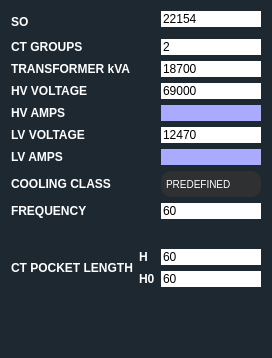
                <widget class="QFrame" name="FRAME_GENERAL">
                 <property name="sizePolicy">
                  <sizepolicy hsizetype="Minimum" vsizetype="Minimum">
                   <horstretch>0</horstretch>
                   <verstretch>0</verstretch>
                  </sizepolicy>
                 </property>
                 <property name="minimumSize">
                  <size>
                   <width>0</width>
                   <height>0</height>
                  </size>
                 </property>
                 <property name="maximumSize">
                  <size>
                   <width>16777215</width>
                   <height>16777215</height>
                  </size>
                 </property>
                 <property name="styleSheet">
                  <string notr="true">

QFrame{
	background-color: rgb(30, 40, 49);
    color: rgb(0, 0, 0);
}
QPushButton{
	padding: 20px 10px;
	border: none;
	border-radius: 10px;
	background-color: rgb(30, 40, 49);
	color: #fff;
}
QPushButton:hover{
	background-color: rgb(0, 92, 157);
}
</string>
                 </property>
                 <property name="frameShape">
                  <enum>QFrame::NoFrame</enum>
                 </property>
                 <property name="frameShadow">
                  <enum>QFrame::Sunken</enum>
                 </property>
                 <layout class="QGridLayout" name="gridLayout_4">
                  <item row="11" column="2">
                   <widget class="QFrame" name="frame_packings_3">
                    <property name="sizePolicy">
                     <sizepolicy hsizetype="Maximum" vsizetype="Maximum">
                      <horstretch>0</horstretch>
                      <verstretch>0</verstretch>
                     </sizepolicy>
                    </property>
                    <property name="styleSheet">
                     <string notr="true">QFrame {
    border-radius: 6px; /* Slightly rounded corners */
 
    background-color: transparent; /* Keeps original background */
    color: (0,0,0);	 
}
QLabel {
    color: black; /* Set text color */

}
</string>
                    </property>
                    <property name="frameShape">
                     <enum>QFrame::StyledPanel</enum>
                    </property>
                    <property name="frameShadow">
                     <enum>QFrame::Raised</enum>
                    </property>
                    <layout class="QGridLayout" name="gridLayout_8"/>
                   </widget>
                  </item>
                  <item row="7" column="0">
                   <widget class="QLabel" name="label_HV_Voltage">
                    <property name="sizePolicy">
                     <sizepolicy hsizetype="Maximum" vsizetype="Preferred">
                      <horstretch>0</horstretch>
                      <verstretch>0</verstretch>
                     </sizepolicy>
                    </property>
                    <property name="layoutDirection">
                     <enum>Qt::LeftToRight</enum>
                    </property>
                    <property name="styleSheet">
                     <string notr="true">color: rgb(255, 255, 255);</string>
                    </property>
                    <property name="text">
                     <string>&lt;html&gt;&lt;head/&gt;&lt;body&gt;&lt;p&gt;&lt;span style=&quot; font-weight:600;&quot;&gt;LV VOLTAGE&lt;/span&gt;&lt;/p&gt;&lt;/body&gt;&lt;/html&gt;</string>
                    </property>
                   </widget>
                  </item>
                  <item row="12" column="1">
                   <widget class="QLabel" name="label_H_Pocket_Lgth">
                    <property name="sizePolicy">
                     <sizepolicy hsizetype="Maximum" vsizetype="Preferred">
                      <horstretch>0</horstretch>
                      <verstretch>0</verstretch>
                     </sizepolicy>
                    </property>
                    <property name="layoutDirection">
                     <enum>Qt::LeftToRight</enum>
                    </property>
                    <property name="styleSheet">
                     <string notr="true">color: rgb(255, 255, 255);</string>
                    </property>
                    <property name="text">
                     <string>&lt;html&gt;&lt;head/&gt;&lt;body&gt;&lt;p&gt;&lt;span style=&quot; font-weight:600;&quot;&gt;H&lt;/span&gt;&lt;/p&gt;&lt;/body&gt;&lt;/html&gt;</string>
                    </property>
                   </widget>
                  </item>
                  <item row="1" column="0" rowspan="2">
                   <widget class="QLabel" name="label_SO">
                    <property name="sizePolicy">
                     <sizepolicy hsizetype="Maximum" vsizetype="Preferred">
                      <horstretch>0</horstretch>
                      <verstretch>0</verstretch>
                     </sizepolicy>
                    </property>
                    <property name="layoutDirection">
                     <enum>Qt::LeftToRight</enum>
                    </property>
                    <property name="styleSheet">
                     <string notr="true">color: rgb(255, 255, 255);</string>
                    </property>
                    <property name="text">
                     <string>&lt;html&gt;&lt;head/&gt;&lt;body&gt;&lt;p&gt;&lt;span style=&quot; font-weight:600;&quot;&gt;SO&lt;/span&gt;&lt;/p&gt;&lt;/body&gt;&lt;/html&gt;</string>
                    </property>
                   </widget>
                  </item>
                  <item row="1" column="2">
                   <widget class="QLineEdit" name="i_so">
                    <property name="sizePolicy">
                     <sizepolicy hsizetype="Minimum" vsizetype="Maximum">
                      <horstretch>0</horstretch>
                      <verstretch>0</verstretch>
                     </sizepolicy>
                    </property>
                    <property name="maximumSize">
                     <size>
                      <width>100</width>
                      <height>16777215</height>
                     </size>
                    </property>
                    <property name="styleSheet">
                     <string notr="true">background-color: rgb(255, 255, 255);
color: rgb(0, 0, 0);</string>
                    </property>
                    <property name="text">
                     <string>22154</string>
                    </property>
                    <property name="frame">
                     <bool>false</bool>
                    </property>
                   </widget>
                  </item>
                  <item row="3" column="0">
                   <widget class="QLabel" name="label_CT_Groups">
                    <property name="sizePolicy">
                     <sizepolicy hsizetype="Maximum" vsizetype="Preferred">
                      <horstretch>0</horstretch>
                      <verstretch>0</verstretch>
                     </sizepolicy>
                    </property>
                    <property name="layoutDirection">
                     <enum>Qt::LeftToRight</enum>
                    </property>
                    <property name="styleSheet">
                     <string notr="true">color: rgb(255, 255, 255);</string>
                    </property>
                    <property name="text">
                     <string>&lt;html&gt;&lt;head/&gt;&lt;body&gt;&lt;p&gt;&lt;span style=&quot; font-weight:600;&quot;&gt;CT GROUPS&lt;/span&gt;&lt;/p&gt;&lt;/body&gt;&lt;/html&gt;</string>
                    </property>
                   </widget>
                  </item>
                  <item row="13" column="1">
                   <widget class="QLabel" name="label_H0_Pocket_Lgth">
                    <property name="sizePolicy">
                     <sizepolicy hsizetype="Maximum" vsizetype="Preferred">
                      <horstretch>0</horstretch>
                      <verstretch>0</verstretch>
                     </sizepolicy>
                    </property>
                    <property name="layoutDirection">
                     <enum>Qt::LeftToRight</enum>
                    </property>
                    <property name="styleSheet">
                     <string notr="true">color: rgb(255, 255, 255);</string>
                    </property>
                    <property name="text">
                     <string>&lt;html&gt;&lt;head/&gt;&lt;body&gt;&lt;p&gt;&lt;span style=&quot; font-weight:600;&quot;&gt;H0&lt;/span&gt;&lt;/p&gt;&lt;/body&gt;&lt;/html&gt;</string>
                    </property>
                   </widget>
                  </item>
                  <item row="5" column="2">
                   <widget class="QLineEdit" name="i_HV_voltage">
                    <property name="sizePolicy">
                     <sizepolicy hsizetype="Minimum" vsizetype="Maximum">
                      <horstretch>0</horstretch>
                      <verstretch>0</verstretch>
                     </sizepolicy>
                    </property>
                    <property name="maximumSize">
                     <size>
                      <width>100</width>
                      <height>16777215</height>
                     </size>
                    </property>
                    <property name="styleSheet">
                     <string notr="true">background-color: rgb(255, 255, 255);
color: rgb(0, 0, 0);</string>
                    </property>
                    <property name="text">
                     <string>69000</string>
                    </property>
                    <property name="frame">
                     <bool>false</bool>
                    </property>
                   </widget>
                  </item>
                  <item row="4" column="0">
                   <widget class="QLabel" name="label_Transformer_kVA">
                    <property name="sizePolicy">
                     <sizepolicy hsizetype="Maximum" vsizetype="Preferred">
                      <horstretch>0</horstretch>
                      <verstretch>0</verstretch>
                     </sizepolicy>
                    </property>
                    <property name="layoutDirection">
                     <enum>Qt::LeftToRight</enum>
                    </property>
                    <property name="styleSheet">
                     <string notr="true">color: rgb(255, 255, 255);</string>
                    </property>
                    <property name="text">
                     <string>&lt;html&gt;&lt;head/&gt;&lt;body&gt;&lt;p&gt;&lt;span style=&quot; font-weight:600;&quot;&gt;TRANSFORMER kVA&lt;/span&gt;&lt;/p&gt;&lt;/body&gt;&lt;/html&gt;</string>
                    </property>
                   </widget>
                  </item>
                  <item row="6" column="2">
                   <widget class="QLineEdit" name="o_HV_amps">
                    <property name="sizePolicy">
                     <sizepolicy hsizetype="Minimum" vsizetype="Maximum">
                      <horstretch>0</horstretch>
                      <verstretch>0</verstretch>
                     </sizepolicy>
                    </property>
                    <property name="maximumSize">
                     <size>
                      <width>100</width>
                      <height>16777215</height>
                     </size>
                    </property>
                    <property name="styleSheet">
                     <string notr="true">background-color: rgb(170, 170, 255);
color: rgb(0, 0, 0);</string>
                    </property>
                    <property name="text">
                     <string/>
                    </property>
                    <property name="frame">
                     <bool>false</bool>
                    </property>
                   </widget>
                  </item>
                  <item row="10" column="2">
                   <widget class="QLineEdit" name="i_frequency">
                    <property name="sizePolicy">
                     <sizepolicy hsizetype="Minimum" vsizetype="Maximum">
                      <horstretch>0</horstretch>
                      <verstretch>0</verstretch>
                     </sizepolicy>
                    </property>
                    <property name="maximumSize">
                     <size>
                      <width>100</width>
                      <height>16777215</height>
                     </size>
                    </property>
                    <property name="styleSheet">
                     <string notr="true">background-color: rgb(255, 255, 255);
color: rgb(0, 0, 0);</string>
                    </property>
                    <property name="text">
                     <string>60</string>
                    </property>
                    <property name="frame">
                     <bool>false</bool>
                    </property>
                   </widget>
                  </item>
                  <item row="3" column="2">
                   <widget class="QLineEdit" name="i_ct_groups_qty">
                    <property name="sizePolicy">
                     <sizepolicy hsizetype="Minimum" vsizetype="Maximum">
                      <horstretch>0</horstretch>
                      <verstretch>0</verstretch>
                     </sizepolicy>
                    </property>
                    <property name="maximumSize">
                     <size>
                      <width>100</width>
                      <height>16777215</height>
                     </size>
                    </property>
                    <property name="styleSheet">
                     <string notr="true">background-color: rgb(255, 255, 255);
color: rgb(0, 0, 0);</string>
                    </property>
                    <property name="text">
                     <string>2</string>
                    </property>
                    <property name="frame">
                     <bool>false</bool>
                    </property>
                   </widget>
                  </item>
                  <item row="5" column="0">
                   <widget class="QLabel" name="label_HV_Voltage_3">
                    <property name="sizePolicy">
                     <sizepolicy hsizetype="Maximum" vsizetype="Preferred">
                      <horstretch>0</horstretch>
                      <verstretch>0</verstretch>
                     </sizepolicy>
                    </property>
                    <property name="layoutDirection">
                     <enum>Qt::LeftToRight</enum>
                    </property>
                    <property name="styleSheet">
                     <string notr="true">color: rgb(255, 255, 255);</string>
                    </property>
                    <property name="text">
                     <string>&lt;html&gt;&lt;head/&gt;&lt;body&gt;&lt;p&gt;&lt;span style=&quot; font-weight:600;&quot;&gt;HV VOLTAGE&lt;/span&gt;&lt;/p&gt;&lt;/body&gt;&lt;/html&gt;</string>
                    </property>
                   </widget>
                  </item>
                  <item row="9" column="0">
                   <widget class="QLabel" name="label_Cooling_Class">
                    <property name="sizePolicy">
                     <sizepolicy hsizetype="Maximum" vsizetype="Preferred">
                      <horstretch>0</horstretch>
                      <verstretch>0</verstretch>
                     </sizepolicy>
                    </property>
                    <property name="layoutDirection">
                     <enum>Qt::LeftToRight</enum>
                    </property>
                    <property name="styleSheet">
                     <string notr="true">color: rgb(255, 255, 255);</string>
                    </property>
                    <property name="text">
                     <string>&lt;html&gt;&lt;head/&gt;&lt;body&gt;&lt;p&gt;&lt;span style=&quot; font-weight:600;&quot;&gt;COOLING CLASS&lt;/span&gt;&lt;/p&gt;&lt;/body&gt;&lt;/html&gt;</string>
                    </property>
                   </widget>
                  </item>
                  <item row="10" column="0">
                   <widget class="QLabel" name="label_Frequency">
                    <property name="sizePolicy">
                     <sizepolicy hsizetype="Maximum" vsizetype="Preferred">
                      <horstretch>0</horstretch>
                      <verstretch>0</verstretch>
                     </sizepolicy>
                    </property>
                    <property name="layoutDirection">
                     <enum>Qt::LeftToRight</enum>
                    </property>
                    <property name="styleSheet">
                     <string notr="true">color: rgb(255, 255, 255);</string>
                    </property>
                    <property name="text">
                     <string>&lt;html&gt;&lt;head/&gt;&lt;body&gt;&lt;p&gt;&lt;span style=&quot; font-weight:600;&quot;&gt;FREQUENCY&lt;/span&gt;&lt;/p&gt;&lt;/body&gt;&lt;/html&gt;</string>
                    </property>
                   </widget>
                  </item>
                  <item row="7" column="2">
                   <widget class="QLineEdit" name="i_LV_voltage">
                    <property name="sizePolicy">
                     <sizepolicy hsizetype="Minimum" vsizetype="Maximum">
                      <horstretch>0</horstretch>
                      <verstretch>0</verstretch>
                     </sizepolicy>
                    </property>
                    <property name="maximumSize">
                     <size>
                      <width>100</width>
                      <height>16777215</height>
                     </size>
                    </property>
                    <property name="styleSheet">
                     <string notr="true">background-color: rgb(255, 255, 255);
color: rgb(0, 0, 0);</string>
                    </property>
                    <property name="text">
                     <string>12470</string>
                    </property>
                    <property name="frame">
                     <bool>false</bool>
                    </property>
                   </widget>
                  </item>
                  <item row="12" column="0" rowspan="2">
                   <widget class="QLabel" name="label_CT_pocket_Lgth">
                    <property name="sizePolicy">
                     <sizepolicy hsizetype="Maximum" vsizetype="Preferred">
                      <horstretch>0</horstretch>
                      <verstretch>0</verstretch>
                     </sizepolicy>
                    </property>
                    <property name="layoutDirection">
                     <enum>Qt::LeftToRight</enum>
                    </property>
                    <property name="styleSheet">
                     <string notr="true">color: rgb(255, 255, 255);</string>
                    </property>
                    <property name="text">
                     <string>&lt;html&gt;&lt;head/&gt;&lt;body&gt;&lt;p&gt;&lt;span style=&quot; font-weight:600;&quot;&gt;CT POCKET LENGTH&lt;/span&gt;&lt;/p&gt;&lt;/body&gt;&lt;/html&gt;</string>
                    </property>
                   </widget>
                  </item>
                  <item row="4" column="2">
                   <widget class="QLineEdit" name="i_transformer_kVA">
                    <property name="sizePolicy">
                     <sizepolicy hsizetype="Minimum" vsizetype="Maximum">
                      <horstretch>0</horstretch>
                      <verstretch>0</verstretch>
                     </sizepolicy>
                    </property>
                    <property name="maximumSize">
                     <size>
                      <width>100</width>
                      <height>16777215</height>
                     </size>
                    </property>
                    <property name="styleSheet">
                     <string notr="true">background-color: rgb(255, 255, 255);
color: rgb(0, 0, 0);</string>
                    </property>
                    <property name="text">
                     <string>18700</string>
                    </property>
                    <property name="frame">
                     <bool>false</bool>
                    </property>
                   </widget>
                  </item>
                  <item row="8" column="2">
                   <widget class="QLineEdit" name="o_LV_amps">
                    <property name="sizePolicy">
                     <sizepolicy hsizetype="Minimum" vsizetype="Maximum">
                      <horstretch>0</horstretch>
                      <verstretch>0</verstretch>
                     </sizepolicy>
                    </property>
                    <property name="maximumSize">
                     <size>
                      <width>100</width>
                      <height>16777215</height>
                     </size>
                    </property>
                    <property name="styleSheet">
                     <string notr="true">background-color: rgb(170, 170, 255);
color: rgb(0, 0, 0);</string>
                    </property>
                    <property name="text">
                     <string/>
                    </property>
                    <property name="frame">
                     <bool>false</bool>
                    </property>
                   </widget>
                  </item>
                  <item row="6" column="0">
                   <widget class="QLabel" name="label_HV_Amps">
                    <property name="sizePolicy">
                     <sizepolicy hsizetype="Maximum" vsizetype="Preferred">
                      <horstretch>0</horstretch>
                      <verstretch>0</verstretch>
                     </sizepolicy>
                    </property>
                    <property name="layoutDirection">
                     <enum>Qt::LeftToRight</enum>
                    </property>
                    <property name="styleSheet">
                     <string notr="true">color: rgb(255, 255, 255);</string>
                    </property>
                    <property name="text">
                     <string>&lt;html&gt;&lt;head/&gt;&lt;body&gt;&lt;p&gt;&lt;span style=&quot; font-weight:600;&quot;&gt;HV AMPS&lt;/span&gt;&lt;/p&gt;&lt;/body&gt;&lt;/html&gt;</string>
                    </property>
                   </widget>
                  </item>
                  <item row="8" column="0">
                   <widget class="QLabel" name="label_LV_Amps">
                    <property name="sizePolicy">
                     <sizepolicy hsizetype="Maximum" vsizetype="Preferred">
                      <horstretch>0</horstretch>
                      <verstretch>0</verstretch>
                     </sizepolicy>
                    </property>
                    <property name="layoutDirection">
                     <enum>Qt::LeftToRight</enum>
                    </property>
                    <property name="styleSheet">
                     <string notr="true">color: rgb(255, 255, 255);</string>
                    </property>
                    <property name="text">
                     <string>&lt;html&gt;&lt;head/&gt;&lt;body&gt;&lt;p&gt;&lt;span style=&quot; font-weight:600;&quot;&gt;LV AMPS&lt;/span&gt;&lt;/p&gt;&lt;/body&gt;&lt;/html&gt;</string>
                    </property>
                   </widget>
                  </item>
                  <item row="14" column="2">
                   <widget class="QPushButton" name="run_button">
                    <property name="sizePolicy">
                     <sizepolicy hsizetype="Maximum" vsizetype="Minimum">
                      <horstretch>0</horstretch>
                      <verstretch>0</verstretch>
                     </sizepolicy>
                    </property>
                    <property name="minimumSize">
                     <size>
                      <width>100</width>
                      <height>0</height>
                     </size>
                    </property>
                    <property name="focusPolicy">
                     <enum>Qt::NoFocus</enum>
                    </property>
                    <property name="toolTip">
                     <string/>
                    </property>
                    <property name="styleSheet">
                     <string notr="true">background-image: url(:/icons/icons/cil-library-add.png);
background-repeat: none;

background-position: center ;

QPushButton{
	padding: 20px 10px;
	border: none;
	border-radius: 10px;
	background-color: #005500;
	color: #005500;
}

QPushButton:hover{
	background-color: rgb(0, 92, 157);
}</string>
                    </property>
                    <property name="text">
                     <string/>
                    </property>
                    <property name="icon">
                     <iconset>
                      <normaloff>Images/add.png</normaloff>Images/add.png</iconset>
                    </property>
                    <property name="iconSize">
                     <size>
                      <width>25</width>
                      <height>25</height>
                     </size>
                    </property>
                    <property name="autoRepeatDelay">
                     <number>300</number>
                    </property>
                   </widget>
                  </item>
                  <item row="9" column="2">
                   <widget class="QComboBox" name="box_Cooling_Class">
                    <property name="sizePolicy">
                     <sizepolicy hsizetype="Minimum" vsizetype="Fixed">
                      <horstretch>0</horstretch>
                      <verstretch>0</verstretch>
                     </sizepolicy>
                    </property>
                    <property name="minimumSize">
                     <size>
                      <width>0</width>
                      <height>0</height>
                     </size>
                    </property>
                    <property name="maximumSize">
                     <size>
                      <width>100</width>
                      <height>16777215</height>
                     </size>
                    </property>
                    <property name="font">
                     <font>
                      <pointsize>-1</pointsize>
                     </font>
                    </property>
                    <property name="focusPolicy">
                     <enum>Qt::NoFocus</enum>
                    </property>
                    <property name="acceptDrops">
                     <bool>false</bool>
                    </property>
                    <property name="layoutDirection">
                     <enum>Qt::LeftToRight</enum>
                    </property>
                    <property name="autoFillBackground">
                     <bool>false</bool>
                    </property>
                    <property name="styleSheet">
                     <string notr="true">QComboBox {
                font-size: 10px;
         
                color: white;
                background: rgba(50, 50, 50, 0.8);
                border-radius: 10px;
                padding: 5px;
            }
            QComboBox::drop-down {
                border: none;
                background: transparent;
            }
            QComboBox QAbstractItemView {
                background: #2E2E2E;
                selection-background-color: #00BCD4;
                selection-color: white;
            }
            QComboBox:hover {
                background: rgba(80, 80, 80, 0.9);
                border-color: #03A9F4;
            }
            QComboBox:on {
                background: rgba(30, 30, 30, 0.9);
                border-color: #0288D1;
            }</string>
                    </property>
                    <property name="editable">
                     <bool>false</bool>
                    </property>
                    <property name="insertPolicy">
                     <enum>QComboBox::InsertAtCurrent</enum>
                    </property>
                    <property name="sizeAdjustPolicy">
                     <enum>QComboBox::AdjustToContents</enum>
                    </property>
                    <property name="frame">
                     <bool>false</bool>
                    </property>
                    <item>
                     <property name="text">
                      <string>PREDEFINED</string>
                     </property>
                    </item>
                    <item>
                     <property name="text">
                      <string>LDC</string>
                     </property>
                    </item>
                    <item>
                     <property name="text">
                      <string>WTI</string>
                     </property>
                    </item>
                   </widget>
                  </item>
                  <item row="12" column="2">
                   <widget class="QLineEdit" name="i_ct_pocket_H">
                    <property name="sizePolicy">
                     <sizepolicy hsizetype="Minimum" vsizetype="Maximum">
                      <horstretch>0</horstretch>
                      <verstretch>0</verstretch>
                     </sizepolicy>
                    </property>
                    <property name="maximumSize">
                     <size>
                      <width>100</width>
                      <height>16777215</height>
                     </size>
                    </property>
                    <property name="styleSheet">
                     <string notr="true">background-color: rgb(255, 255, 255);
color: rgb(0, 0, 0);</string>
                    </property>
                    <property name="text">
                     <string>60</string>
                    </property>
                    <property name="frame">
                     <bool>false</bool>
                    </property>
                   </widget>
                  </item>
                  <item row="13" column="2">
                   <widget class="QLineEdit" name="i_ct_pocket_H0">
                    <property name="sizePolicy">
                     <sizepolicy hsizetype="Minimum" vsizetype="Maximum">
                      <horstretch>0</horstretch>
                      <verstretch>0</verstretch>
                     </sizepolicy>
                    </property>
                    <property name="maximumSize">
                     <size>
                      <width>100</width>
                      <height>16777215</height>
                     </size>
                    </property>
                    <property name="styleSheet">
                     <string notr="true">background-color: rgb(255, 255, 255);
color: rgb(0, 0, 0);</string>
                    </property>
                    <property name="text">
                     <string>60</string>
                    </property>
                    <property name="frame">
                     <bool>false</bool>
                    </property>
                   </widget>
                  </item>
                 </layout>
                </widget>
